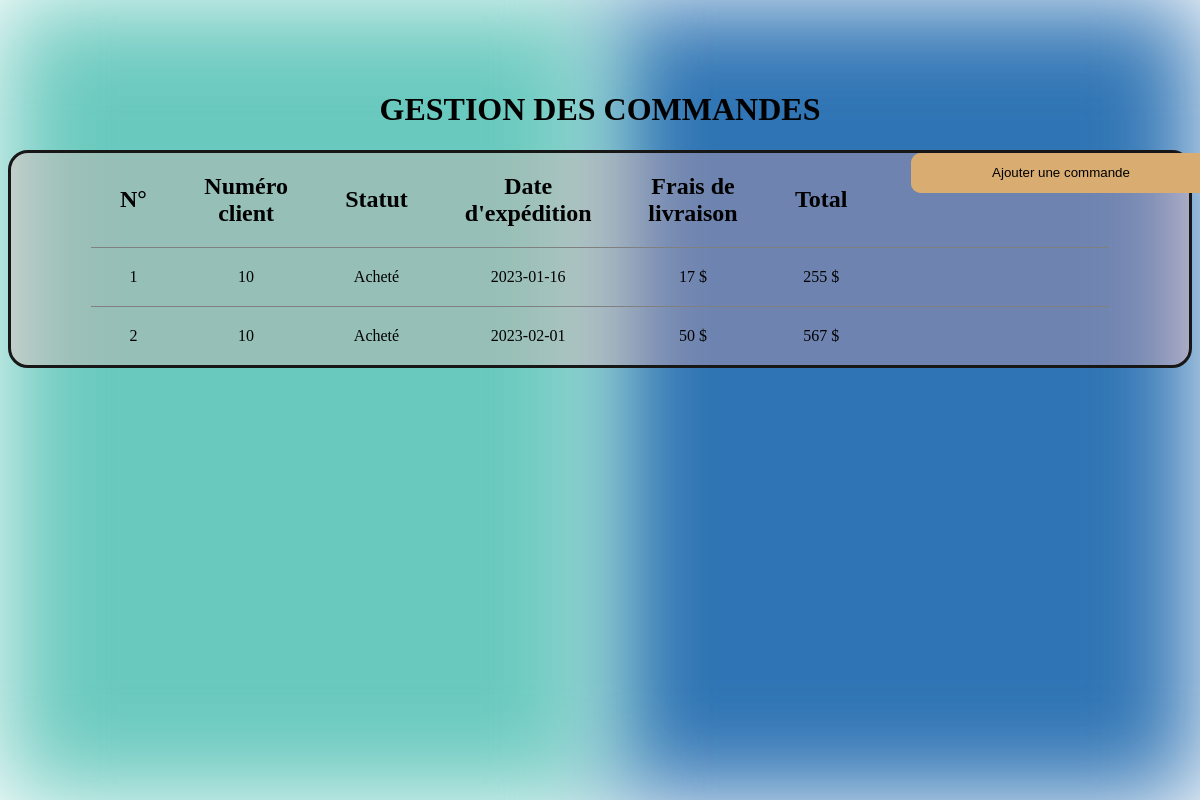
/index.php?action=gestion_commandes, run on the app's committed database.
### tables this page shows
CREATE TABLE IF NOT EXISTS `commande` (
  `id_commande` int(11) NOT NULL AUTO_INCREMENT,
  `date_commande` timestamp NOT NULL DEFAULT CURRENT_TIMESTAMP,
  `total` float NOT NULL,
  `date_livraison` timestamp NOT NULL,
  `frais_depot` float NOT NULL,
  `restant_a_payer` float NOT NULL,
  `frais_livraison` float NOT NULL,
  `statut` enum('Acheté','Fini','Livré','Arrivé','Expédié','Emballé','Déja acheté') NOT NULL,
  `date_expedition` timestamp NOT NULL,
  `note` varchar(255) DEFAULT NULL,
  `id_client` int(11) NOT NULL,
  PRIMARY KEY (`id_commande`)
);

### src/controllers/commande/gestion_commandes.php (called while the page is built)
<?php
require_once('src/lib/database.php');
require_once('src/model/commande.php');
class GestionCommandes
{
    public function execute()
    {
        $connection = new DatabaseConnection();
        $commandeRepository = new CommandeRepository();
        $commandeRepository->connection = $connection;
        $commande = $commandeRepository->getCommands();
        require('templates/commande/gestion_commandes.php');
    }
}

### src/lib/database.php (called while the page is built)
<?php
class DatabaseConnection
{
    public ?\PDO $database = null;
    public function getConnection(): \PDO
    {
        if ($this->database === null) {
            $this->database = new \PDO('mysql:host=localhost;dbname=conciergerie;charset=utf8', 'root', '');
        }
        return $this->database;
    }
}

### src/model/commande.php (called while the page is built, shortened)
<?php
require_once('src/lib/database.php');
class CommandeRepository
{
    public DatabaseConnection $connection;
public function getCommands(): array
    {
        $statement = $this->connection->getConnection()->query(
            "SELECT * FROM commande ORDER BY id_commande"
        );
        $commandes = [];
        while (($row = $statement->fetch())) {
            $commande = new commande();
            $commande->id_commande = $row['id_commande'];
            $commande->date_commande = $row['date_commande'];
            $commande->total = $row['total'];
            $commande->date_livraison = $row['date_livraison'];
            $commande->frais_depot = $row['frais_depot'];
            $commande->restant_a_payer = $row['restant_a_payer'];
            $commande->frais_livraison = $row['frais_livraison'];
            $commande->statut = $row['statut'];
            $commande->date_expedition = $row['date_expedition'];
            $commande->note = $row['note'];
            $commande->id_client = $row['id_client'];
            $commandes[] = $commande;
        }
        return $commandes;
    }
}

### templates/commande/gestion_commandes.php (the view, shortened to what this page needs)
<?php require('templates/autres/background.php') ?>
<h1 class="title">GESTION DES COMMANDES</h1>
<div class="ligne">
    <table border=1 frame=void rules=rows>
        <thead>
            <th>N°</th>
            <th>Numéro client</th>
            <th>Statut</th>
            <th>Date d'expédition</th>
            <th>Frais de livraison</th>
            <th>Total</th>
        </thead>
        <tbody>
            <?php
            foreach ($commande as $commande) {
            ?>
                <tr>
                    <td>
                        <?= $commande->id_commande ?>
                    </td>
                    <td>
                        <?= $commande->id_client ?>
                    </td>
                    <td>
                        <?= $commande->statut ?>
                    </td>
                    <td>
                        <?php $date = new DateTime($commande->date_expedition);
                        echo ($date->format("Y-m-d")) ?>
                    </td>
                    <td>
                        <?= $commande->frais_livraison ?> $
                    </td>
                    <td>
                        <?= $commande->total ?> $
                    </td>
                    <td>
                    </td>
                    <td>
                    </td>
                    <td>
                    </td>
                    <td>
                    </td>
                    <a href="index.php?action=form_ajoutCommande">
                    <input type="submit" class="boutton1" value="Ajouter une commande">
                    </a>
                </tr>
            <?php
            }
            ?>
        </tbody>
    </table>
</div>
<?php require('templates/autres/layout.php') ?>

### css/styles.css (style rules this page uses)
.title { position: relative; text-align: center; padding-top: 70px; color: black; }
select, input { width: 300px; height: 40px; border-radius: 10px; border: none; }
.boutton1 { position: absolute; top: absolute; left: 75vw; background-color: rgb(217, 173, 114); }
td, th { padding: 20px; text-align: center; width: 90rem; }
th { font-size: 1.5rem; }
.ligne { border: 3px solid rgb(22, 23, 22); border-radius: 20px; position: relative; padding-left: 5rem; padding-right: 5rem; background-color: rgba(255, 165, 165, 0.3); }
.ligne a { color: black; }

### data on the page
commande: id_commande "1", id_client "10", statut "Acheté", date_expedition "2023-01-16", frais_livraison "17", total "255"
commande: id_commande "2", id_client "10", statut "Acheté", date_expedition "2023-02-01", frais_livraison "50", total "567"
